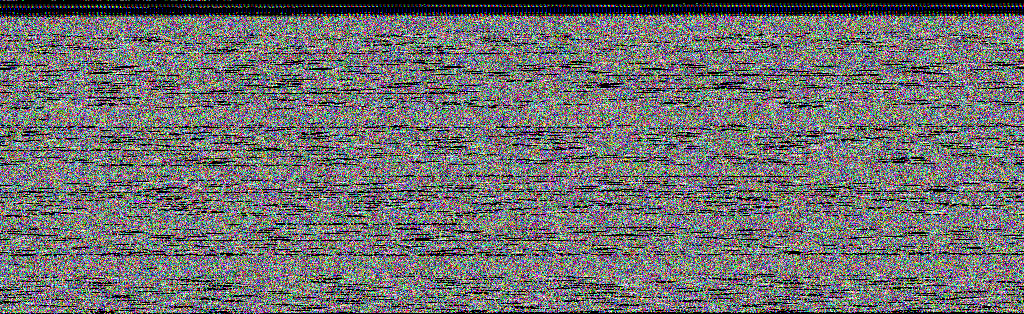
#> input picture genchi_english.png, 1024 x 314 px
$ python -i moderation.py   (imports and definitions only)
#> lines starting #> are read from the running program, lines starting #| are printed output that depends on the picture
"""画像の審査（R18 の自動判定・形式の検査・EXIF 除去）。

判定は三値で返す:

  approved  そのまま公開してよい
  pending   公開せず、管理者の確認待ちにする（疑わしいもの、自動判定ができないもの）
  blocked   保存も公開もしない

内蔵の判定器は肌色領域のヒューリスティックで、機械学習の分類器ではない。
水着・裸・露出の多い写真をだいたい拾う程度で、取りこぼしも誤爆もある。
だから「疑わしい」は公開ではなく保留に倒し、通報と管理キューを併用する。
本番で精度が要るなら BBS_NSFW_ENDPOINT に分類器を立て、そちらを使う
（{"score": 0..1} を返す HTTP エンドポイント。詳細は README）。
"""

from __future__ import annotations

import hashlib
import json
import urllib.error
import urllib.request
from dataclasses import dataclass, field

from . import config

try:  # 任意の依存。無くても動くが、その場合は自動判定ができない。
    from PIL import Image, ImageFile

    ImageFile.LOAD_TRUNCATED_IMAGES = False
    PILLOW = True
except Exception:  # pragma: no cover - Pillow が無い環境用
    PILLOW = False

APPROVED = "approved"
PENDING = "pending"
BLOCKED = "blocked"

_MAGIC = (
    (b"\xff\xd8\xff", "image/jpeg"),
    (b"\x89PNG\r\n\x1a\n", "image/png"),
    (b"GIF87a", "image/gif"),
    (b"GIF89a", "image/gif"),
)


@dataclass
class Verdict:
    status: str
    score: float = 0.0
    reason: str = ""
    mime: str = ""
    width: int = 0
    height: int = 0
    data: bytes = b""
    details: dict = field(default_factory=dict)


# [8 lines left out: function sniff_mime, not called in this run]


def sha256(data: bytes) -> str:
    return hashlib.sha256(data).hexdigest()


def inspect(data: bytes) -> Verdict:
    """アップロードされたバイト列を検査し、保存すべき正規化済みデータを返す。"""
    if not data:
        return Verdict(BLOCKED, 1.0, "空のファイルです。")
    if len(data) > config.MEDIA_MAX_BYTES:
        limit = config.MEDIA_MAX_BYTES // (1024 * 1024)
        return Verdict(BLOCKED, 1.0, f"画像は {limit}MB までです。")

    mime = sniff_mime(data)
    if mime is None or mime not in config.ALLOWED_MIME:
        return Verdict(BLOCKED, 1.0, "対応していない形式です（JPEG・PNG・WebP・GIF のみ）。")

    if not PILLOW:
        return Verdict(
            PENDING, 0.0,
            "自動審査が使えない環境のため、公開前に管理者が確認します。",
            mime=mime, data=data, details={"engine": "none"},
        )

    try:
        normalized, width, height, animated = _normalize(data, mime)
    except Exception as exc:  # 壊れた画像、爆弾的な圧縮率など
        return Verdict(BLOCKED, 1.0, f"画像として読めませんでした（{type(exc).__name__}）。")

    score, details = _nsfw_score(normalized)
    details["animated"] = animated

    if score >= config.NSFW_BLOCK_SCORE:
        return Verdict(
            BLOCKED, score,
            "露出の多い画像と判定されました。R18 相当の画像は投稿できません。",
            mime=mime, width=width, height=height, details=details,
        )
    if animated or score >= config.NSFW_REVIEW_SCORE:
        reason = (
            "動画形式（アニメーション）は全フレームを自動判定できないため、確認待ちにしました。"
            if animated else
            "露出の判定が微妙だったため、公開前に管理者が確認します。"
        )
        return Verdict(
            PENDING, score, reason,
            mime=normalized.mime, width=width, height=height,
            data=normalized.data, details=details,
        )
    return Verdict(
        APPROVED, score, "", mime=normalized.mime, width=width, height=height,
        data=normalized.data, details=details,
    )


# --- 正規化 -----------------------------------------------------------------

@dataclass
class _Normalized:
    data: bytes
    mime: str
    image: "Image.Image"


# [59 lines left out: functions _normalize, _nsfw_score, _external_score, not called in this run]


_THUMB = 160


# [123 lines left out: functions _skin_score, _detail, _is_skin, _largest_region, _stddev, not called in this run]

>>> import cv2
>>> picture = cv2.imread('../genchi_english.png', cv2.IMREAD_GRAYSCALE)
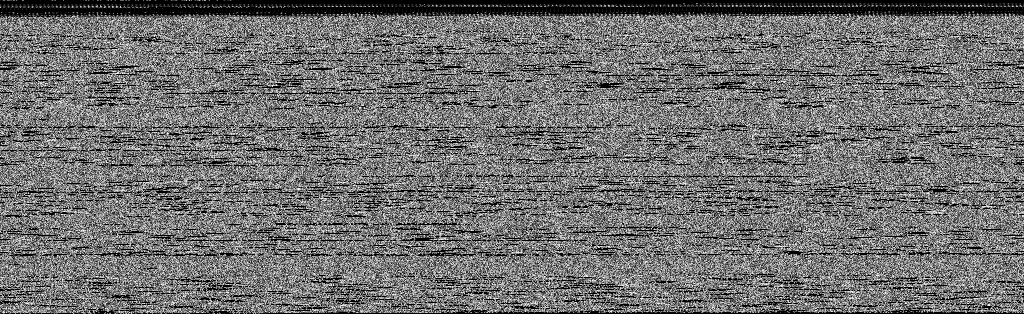
#> picture: shape (314, 1024); min 0, max 255, mean 111.7
#> (the run stopped early here; a loop or call above may not have finished)
